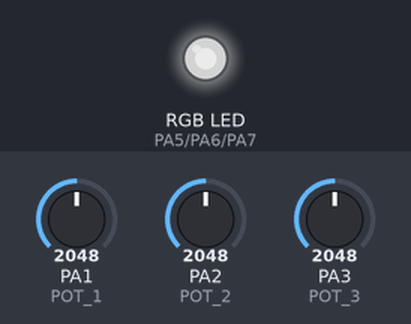
A sketch run on a simulated STM32 Blue Pill. Shown: an RGB LED mixed from three pins (HIGH = lit). The inputs (shaded band) are chosen by the test bench; at power-on: PA1 (POT_1) = 2048, PA2 (POT_2) = 2048, PA3 (POT_3) = 2048. Dim RGB values are drawn brighter than linear.

Above: at 1.2 s.
1.3 s: PA1 (POT_1) set to 2866
At 2.0 s:
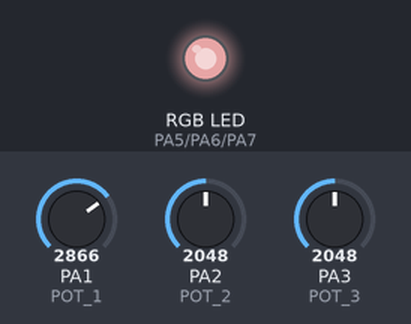
2.8 s: PA2 (POT_2) set to 2866
At 3.9 s:
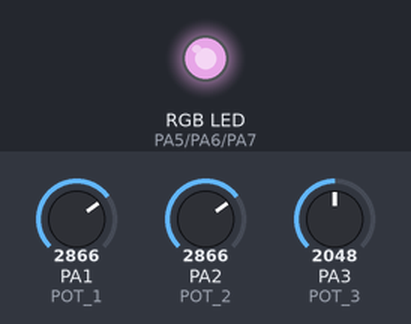
4.3 s: PA3 (POT_3) set to 2866
At 4.6 s:
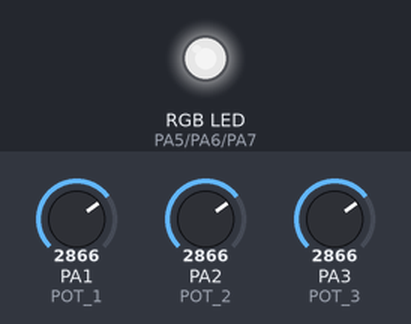
5.8 s: PA1 (POT_1) set to 3603
At 6.5 s:
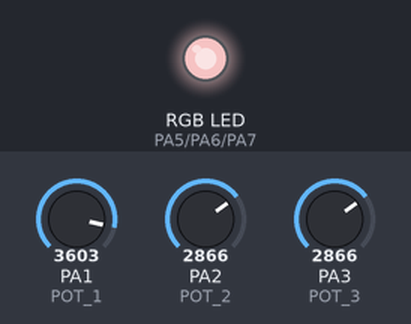
7.3 s: PA2 (POT_2) set to 3603
At 8.3 s:
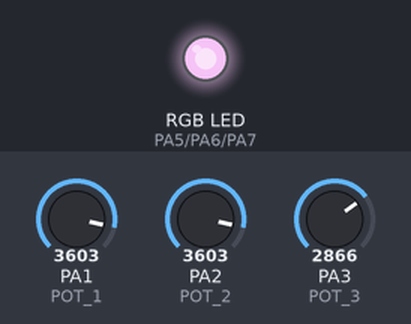
8.8 s: PA3 (POT_3) set to 3603
At 9.1 s:
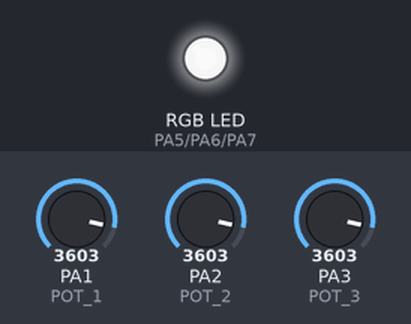
Timing chart, 0 to 11.3 s (numbered marks = the images above; inputs shaded):
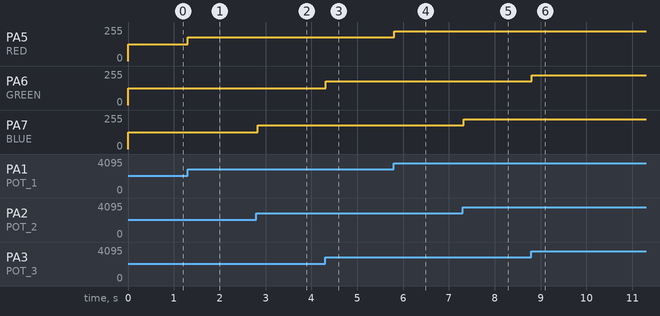

The sketch:

RGB_POT.ino
```cpp
#define RED     PA5
#define GREEN   PA6
#define BLUE    PA7

#define POT_1   PA1
#define POT_2   PA2
#define POT_3   PA3

uint16_t red, green, blue, raw_1, raw_2, raw_3;

void setup()
{
  pinMode(RED,OUTPUT);
  pinMode(GREEN,OUTPUT);
  pinMode(BLUE,OUTPUT);


  Serial.begin(115200);


}

void loop()
{
  raw_1 = analogRead(POT_1);
  raw_2 = analogRead(POT_2);
  raw_3 = analogRead(POT_3);


  red = map(raw_1,0,4095,0,255);
  blue = map(raw_2,0,4095,0,255);
  green = map(raw_3, 0,4095,0,255);

  analogWrite(RED,red);
  analogWrite(BLUE,blue);
  analogWrite(GREEN,green);

  delay(30);
}
```

Measured:
- after the input at 1.3 s, PA5 (RED): 127/255 → 178/255 at once
- after the input at 2.8 s, PA7 (BLUE): 127/255 → 178/255 at once
- after the input at 4.3 s, PA6 (GREEN): 127/255 → 178/255 at once
- after the input at 5.8 s, PA5 (RED): 178/255 → 224/255 at once
- after the input at 7.3 s, PA7 (BLUE): 178/255 → 224/255 at once
- after the input at 8.8 s, PA6 (GREEN): 178/255 → 224/255 at once
